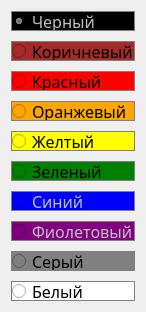
  <widget class="QWidget" name="verticalLayoutWidget_5">
   <property name="geometry">
    <rect>
     <x>200</x>
     <y>410</y>
     <width>91</width>
     <height>292</height>
    </rect>
   </property>
   <layout class="QVBoxLayout" name="stripe2_colors_2">
    <property name="spacing">
     <number>10</number>
    </property>
    <item>
     <widget class="QRadioButton" name="stripe1_black_2">
      <property name="minimumSize">
       <size>
        <width>0</width>
        <height>20</height>
       </size>
      </property>
      <property name="maximumSize">
       <size>
        <width>16777215</width>
        <height>20</height>
       </size>
      </property>
      <property name="font">
       <font>
        <family>GOST type A</family>
        <pointsize>12</pointsize>
       </font>
      </property>
      <property name="styleSheet">
       <string notr="true">background: black; color: silver; border: 1px solid gray;</string>
      </property>
      <property name="text">
       <string>Черный</string>
      </property>
      <property name="checked">
       <bool>true</bool>
      </property>
     </widget>
    </item>
    <item>
     <widget class="QRadioButton" name="stripe1_brown_2">
      <property name="minimumSize">
       <size>
        <width>0</width>
        <height>20</height>
       </size>
      </property>
      <property name="maximumSize">
       <size>
        <width>16777215</width>
        <height>20</height>
       </size>
      </property>
      <property name="font">
       <font>
        <family>GOST type A</family>
        <pointsize>12</pointsize>
       </font>
      </property>
      <property name="styleSheet">
       <string notr="true">background: brown; border: 1px solid gray;</string>
      </property>
      <property name="text">
       <string>Коричневый</string>
      </property>
     </widget>
    </item>
    <item>
     <widget class="QRadioButton" name="stripe1_red_2">
      <property name="minimumSize">
       <size>
        <width>0</width>
        <height>20</height>
       </size>
      </property>
      <property name="maximumSize">
       <size>
        <width>16777215</width>
        <height>20</height>
       </size>
      </property>
      <property name="font">
       <font>
        <family>GOST type A</family>
        <pointsize>12</pointsize>
       </font>
      </property>
      <property name="styleSheet">
       <string notr="true">background: red; border: 1px solid gray;</string>
      </property>
      <property name="text">
       <string>Красный</string>
      </property>
     </widget>
    </item>
    <item>
     <widget class="QRadioButton" name="stripe1_orange_2">
      <property name="minimumSize">
       <size>
        <width>0</width>
        <height>20</height>
       </size>
      </property>
      <property name="maximumSize">
       <size>
        <width>16777215</width>
        <height>20</height>
       </size>
      </property>
      <property name="font">
       <font>
        <family>GOST type A</family>
        <pointsize>12</pointsize>
       </font>
      </property>
      <property name="styleSheet">
       <string notr="true">background: orange; border: 1px solid gray;</string>
      </property>
      <property name="text">
       <string>Оранжевый</string>
      </property>
     </widget>
    </item>
    <item>
     <widget class="QRadioButton" name="stripe1_yellow_2">
      <property name="minimumSize">
       <size>
        <width>0</width>
        <height>20</height>
       </size>
      </property>
      <property name="maximumSize">
       <size>
        <width>16777215</width>
        <height>20</height>
       </size>
      </property>
      <property name="font">
       <font>
        <family>GOST type A</family>
        <pointsize>12</pointsize>
       </font>
      </property>
      <property name="styleSheet">
       <string notr="true">background: yellow; border: 1px solid gray;</string>
      </property>
      <property name="text">
       <string>Желтый</string>
      </property>
     </widget>
    </item>
    <item>
     <widget class="QRadioButton" name="stripe1_green_2">
      <property name="minimumSize">
       <size>
        <width>0</width>
        <height>20</height>
       </size>
      </property>
      <property name="maximumSize">
       <size>
        <width>16777215</width>
        <height>20</height>
       </size>
      </property>
      <property name="font">
       <font>
        <family>GOST type A</family>
        <pointsize>12</pointsize>
       </font>
      </property>
      <property name="styleSheet">
       <string notr="true">background: green; border: 1px solid gray;</string>
      </property>
      <property name="text">
       <string>Зеленый</string>
      </property>
     </widget>
    </item>
    <item>
     <widget class="QRadioButton" name="stripe1_blue_2">
      <property name="minimumSize">
       <size>
        <width>0</width>
        <height>20</height>
       </size>
      </property>
      <property name="maximumSize">
       <size>
        <width>16777215</width>
        <height>20</height>
       </size>
      </property>
      <property name="font">
       <font>
        <family>GOST type A</family>
        <pointsize>12</pointsize>
       </font>
      </property>
      <property name="styleSheet">
       <string notr="true">background: blue; color: silver; border: 1px solid gray;</string>
      </property>
      <property name="text">
       <string>Синий</string>
      </property>
     </widget>
    </item>
    <item>
     <widget class="QRadioButton" name="stripe1_purple_2">
      <property name="minimumSize">
       <size>
        <width>0</width>
        <height>20</height>
       </size>
      </property>
      <property name="maximumSize">
       <size>
        <width>16777215</width>
        <height>20</height>
       </size>
      </property>
      <property name="font">
       <font>
        <family>GOST type A</family>
        <pointsize>12</pointsize>
       </font>
      </property>
      <property name="styleSheet">
       <string notr="true">background: purple; color: silver; border: 1px solid gray;</string>
      </property>
      <property name="text">
       <string>Фиолетовый</string>
      </property>
     </widget>
    </item>
    <item>
     <widget class="QRadioButton" name="stripe1_gray_2">
      <property name="minimumSize">
       <size>
        <width>0</width>
        <height>20</height>
       </size>
      </property>
      <property name="maximumSize">
       <size>
        <width>16777215</width>
        <height>20</height>
       </size>
      </property>
      <property name="font">
       <font>
        <family>GOST type A</family>
        <pointsize>12</pointsize>
       </font>
      </property>
      <property name="styleSheet">
       <string notr="true">background: gray; border: 1px solid gray;</string>
      </property>
      <property name="text">
       <string>Серый</string>
      </property>
     </widget>
    </item>
    <item>
     <widget class="QRadioButton" name="stripe1_white_2">
      <property name="minimumSize">
       <size>
        <width>0</width>
        <height>20</height>
       </size>
      </property>
      <property name="maximumSize">
       <size>
        <width>16777215</width>
        <height>20</height>
       </size>
      </property>
      <property name="font">
       <font>
        <family>GOST type A</family>
        <pointsize>12</pointsize>
       </font>
      </property>
      <property name="styleSheet">
       <string notr="true">background: white; border: 1px solid gray;</string>
      </property>
      <property name="text">
       <string>Белый</string>
      </property>
     </widget>
    </item>
   </layout>
  </widget>
